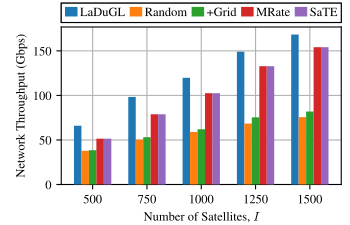

Recreate this plot in Python.
import os

import matplotlib.pyplot as plt
import numpy as np

#create a figure with (2,1) subplots
FONT_SIZE = 9
fig_width_px = 350
fig_height_px = 225
dpi = 100  # Typical screen DPI, adjust if necessary
fig_width_in = fig_width_px / dpi
fig_height_in = fig_height_px / dpi

plt.rcParams.update({
    # --- make every normal string use Times or the best fall-back ----
    'font.family' : 'serif',
    'font.serif'  : ['Times New Roman', 'Times', 'Nimbus Roman', 'STIXGeneral'],
    # --- keep your existing sizing rules ----------------------------
    'font.size'        : FONT_SIZE,
    'axes.titlesize'   : FONT_SIZE,
    'axes.labelsize'   : FONT_SIZE,
    'xtick.labelsize'  : FONT_SIZE,
    'ytick.labelsize'  : FONT_SIZE,
    'legend.fontsize'  : FONT_SIZE,
})
plt.rc('mathtext', fontset='cm')
plt.rcParams['pdf.fonttype'] = 42
plt.rcParams['ps.fonttype'] = 42

current_dir = os.path.dirname(os.path.abspath(__file__))

# ldl_path = "/home/zhouyou/leo-sat-flow/sim_alg_j1_res/test_ld_starlink_varying_constellation_size/test_ld_starlink_varying_constellation_size-2025-October-23-21-39-03-ail/ldl"

ldl_path = "/home/zhouyou/leo-sat-flow/sim_alg_j1_res/test_ld_starlink_varying_constellation_size_no_sg/test_ld_starlink_varying_constellation_size_no_sg-2025-November-27-13-17-03-ail/ldl"


# Plot the data
fig, axs = plt.subplots(1,1,)
fig.set_size_inches(fig_width_in, fig_height_in)  # 3.5 inches width, height adjusted to maintain aspect ratio

N_POINTS = 20

lml_data = np.genfromtxt(ldl_path, delimiter=',')
lml_res = -lml_data[0:100, 4].reshape(-1, N_POINTS)
lml_res = lml_res.mean(axis=1)

mwm_res = -lml_data[0:100, 6].reshape(-1, N_POINTS)
mwm_res = mwm_res.mean(axis=1)

rnd_res = -lml_data[0:100, 7].reshape(-1, N_POINTS)
rnd_res = rnd_res.mean(axis=1)

grd_res = -lml_data[0:100, 8].reshape(-1, N_POINTS)
grd_res = grd_res.mean(axis=1)

ste_res = -lml_data[0:100, 9].reshape(-1, N_POINTS)
ste_res = ste_res.mean(axis=1)

data = np.concatenate((
    lml_res.reshape(-1,1),
    rnd_res.reshape(-1,1),
    grd_res.reshape(-1,1),
    mwm_res.reshape(-1,1),
    ste_res.reshape(-1,1),
), axis=1)
data = data[0:5, :]
bar_width = 0.275
bars = []
index = np.arange(data.shape[0])*2

print(data)

data_name_list = [r"LaDuGL", r"Random", r"+Grid", r"MRate", r"SaTE"]
for i in range(data.shape[1]):
    b = axs.bar(index + (i -2)* bar_width, data[:, i], bar_width, label=data_name_list[i], zorder=3)
    bars.append(b)
axs.set_position([0.175, 0.18, 0.8, 0.7])
axs.set_xticks(index)
print(index)
axs.set_xticklabels(["500", "750", "1000", "1250", "1500"])
axs.set_xlabel(r'Number of Satellites, $I$')
axs.set_ylabel(r'Network Throughput (Gbps)')
axs.grid(True, zorder=0)
# axs.text(20, -5000, r'$\bf{(a)}$', fontsize=FONT_SIZE+2, verticalalignment='bottom')

# data_name_list = [r"SG $K=5$", r"SG $K=10$", r"SG $K=20$", r"SG $K=50$", r"SG $K=100$", r"MRate", r"LML-Trained GNN"]
ncol = 1  # Number of columns in the legend
h, l = bars, data_name_list
# nrows = -(-len(h) // ncol)                         # ceiling division
# idx   = np.arange(len(h))
# pad   = nrows * ncol - len(idx)
# idx   = np.concatenate([idx, np.full(pad, -1)])    # pad
# order = idx.reshape(nrows, ncol).T.ravel()
# order = order[order >= 0]                          # drop sentinels
# h = [h[i] for i in order]
# l = [l[i] for i in order]

leg = fig.legend(h,l,fontsize=FONT_SIZE, loc='lower left', bbox_to_anchor=(0.175, 0.9, 0.8, 0.125), mode="expand",ncol = 5 ,borderaxespad=0.,handlelength=1, handleheight= 0.8, handletextpad=0.2, 
frameon=True,          # draw a frame
fancybox=False,        # <-- square corners (like MATLAB)
edgecolor='black',     # black  frame edge
facecolor='white',     # white background
framealpha=1,          # fully opaque
borderpad=0.3,         # tight inner padding (font-size units)
labelspacing=0.2,      # tight vertical space between rows
)   
leg.get_frame().set_linewidth(0.8)  # MATLAB-thin border
fig.add_artist(leg)

# Save the figure as a PDF
print("Saving figure to:", current_dir)
output_path = os.path.join(current_dir, os.path.splitext(os.path.basename(__file__))[0]) + '.pdf'

fig.savefig(output_path, format='pdf', pad_inches=0.)
